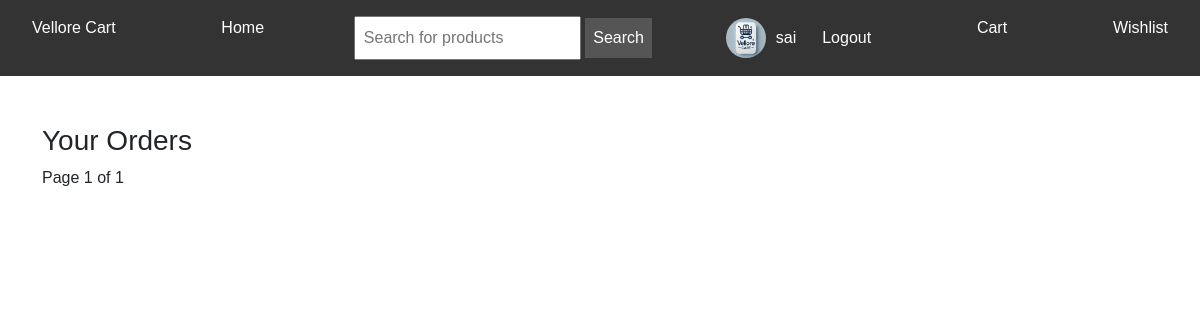
/orders/ (signed in), run on an earlier commit of the app's database.
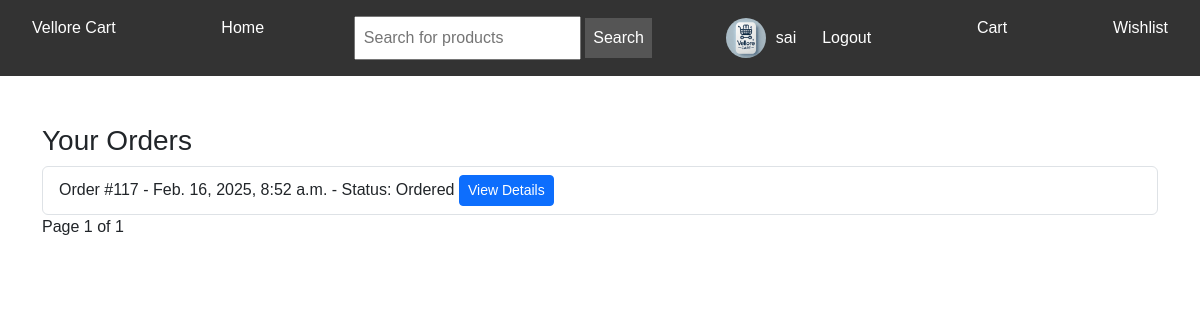
And on a later commit of the database.
### store/models.py (models this page shows, shortened)
class Order(models.Model):
    user = models.ForeignKey(CustomUser, on_delete=models.CASCADE)
    product = models.ForeignKey(Product, on_delete=models.CASCADE)
    address = models.ForeignKey(Address, on_delete=models.CASCADE)
    order_date = models.DateTimeField(auto_now_add=True)
    status_choices = [
        ('Ordered', 'Ordered'),
        ('Shipped', 'Shipped'),
        ('Packed', 'Packed'),
        ('On the Way', 'On the Way'),
        ('Delivered', 'Delivered'),
        ('Canceled', 'Canceled'),
    ]
    status = models.CharField(max_length=20, choices=status_choices, default='Ordered')
    payment_method_choices = [
        ('COD', 'Cash on Delivery'),
        ('Online', 'Online Payment'),
    ]
    payment_method = models.CharField(max_length=20, choices=payment_method_choices, default='COD')
    quantity = models.PositiveIntegerField(default=1)

### store/views.py (the view)
# urls.py: path('orders/', views.orders_list, name='orders'),
def orders_list(request):
    orders = Order.objects.filter(user=request.user).order_by('-order_date')
    paginator = Paginator(orders, 10)
    page_number = request.GET.get('page')
    page_orders = paginator.get_page(page_number)
    return render(request, 'store/orders.html', {'orders': page_orders})

### store/context_processors.py (called while the page is built)
def category_context(request):
    categories = ProductCategory.objects.all()
    return {'categories': categories}

### store/templates/store/orders.html (shortened to what this page needs)
{% extends 'base.html' %}
{% block content %}
<div class="container mt-5">
    <h3>Your Orders</h3>
    <ul class="list-group">
        {% for order in orders %}
            <li class="list-group-item">
                Order #{{ order.id }} - {{ order.order_date }} - Status: {{ order.status }}
                <a href="{% url 'store:order_details' order.id %}" class="btn btn-sm btn-primary">View Details</a>
            </li>
        {% endfor %}
    </ul>
    <div class="pagination">
        Page {{ orders.number }} of {{ orders.paginator.num_pages }}
    </div>
</div>
{% endblock %}

What changed in the data, as far as the page shows it:
added Order: id "117", order_date "Feb. 16, 2025, 8:52 a.m.", status "Ordered"
